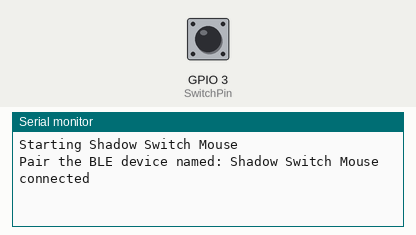
Recording of a sketch running on a simulated Seeed XIAO ESP32-S3. On the bench: the last lines printed to the serial monitor. Inputs (shaded band) come from the test bench; at power-on: GPIO 3 (SwitchPin) HIGH. USB keyboard and mouse output is not drawn.

Above: at 1.2 s.
1.3 s: GPIO 3 (SwitchPin) pulled LOW for 0.15 s
At 1.45 s:
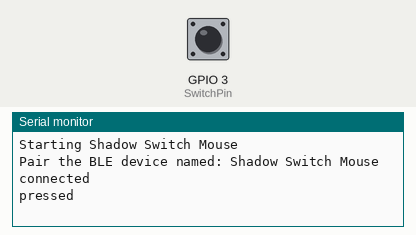
At 2.9 s:
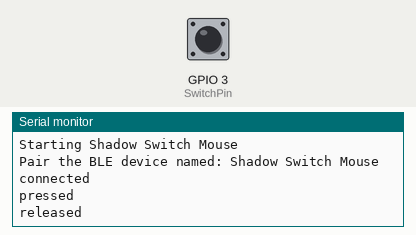

Measured:
- after the input at 1.3 s, the serial monitor: prints a new line at once (image 1)

The sketch:

xiao_ble_mouse.ino
```cpp
#include <Arduino.h>
#include <BleMouse.h>

namespace
{
#ifdef D2
constexpr uint8_t SwitchPin = D2;
#else
constexpr uint8_t SwitchPin = 3;
#endif
constexpr unsigned long DebounceMs = 20;

BleMouse bleMouse("Shadow Switch Mouse", "Oomiya Fes", 100);

bool stablePressed = false;
bool lastRawPressed = false;
bool lastSentPressed = false;
bool lastConnected = false;
unsigned long lastRawChangeMs = 0;

bool readSwitchPressed()
{
    return digitalRead(SwitchPin) == LOW;
}

void releaseIfNeeded()
{
    if (lastSentPressed && bleMouse.isConnected())
    {
        bleMouse.release(MOUSE_LEFT);
        Serial.println("released");
    }
    lastSentPressed = false;
}

void sendPressed()
{
    if (!lastSentPressed && bleMouse.isConnected())
    {
        bleMouse.press(MOUSE_LEFT);
        Serial.println("pressed");
        lastSentPressed = true;
    }
}
}

void setup()
{
    Serial.begin(115200);
    pinMode(SwitchPin, INPUT_PULLUP);

    lastRawPressed = readSwitchPressed();
    stablePressed = lastRawPressed;
    lastRawChangeMs = millis();

    Serial.println("Starting Shadow Switch Mouse");
    Serial.println("Pair the BLE device named: Shadow Switch Mouse");
    bleMouse.begin();
}

void loop()
{
    const bool connected = bleMouse.isConnected();
    if (connected != lastConnected)
    {
        Serial.println(connected ? "connected" : "disconnected");
        if (!connected)
        {
            lastSentPressed = false;
        }
        else
        {
            bleMouse.release(MOUSE_LEFT);
            lastSentPressed = false;
            if (stablePressed)
            {
                sendPressed();
            }
        }
        lastConnected = connected;
    }

    const bool rawPressed = readSwitchPressed();
    const unsigned long now = millis();

    if (rawPressed != lastRawPressed)
    {
        lastRawPressed = rawPressed;
        lastRawChangeMs = now;
    }

    if ((now - lastRawChangeMs) >= DebounceMs && rawPressed != stablePressed)
    {
        stablePressed = rawPressed;
        if (stablePressed)
        {
            sendPressed();
        }
        else
        {
            releaseIfNeeded();
        }
    }

    if (!connected)
    {
        delay(20);
        return;
    }

    delay(1);
}
```
